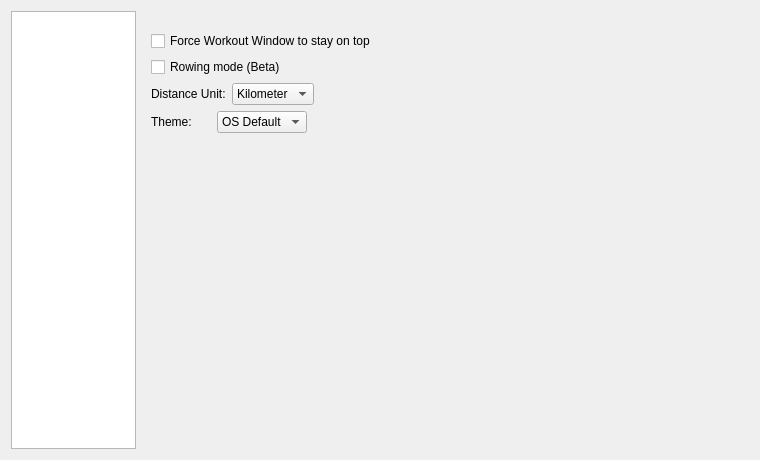
<?xml version="1.0" encoding="UTF-8"?>
<ui version="4.0">
 <class>SettingsPage</class>
 <widget class="QWidget" name="SettingsPage">
  <property name="geometry">
   <rect>
    <x>0</x>
    <y>0</y>
    <width>760</width>
    <height>460</height>
   </rect>
  </property>
  <property name="windowTitle">
   <string>Settings</string>
  </property>
  <layout class="QGridLayout" name="gridLayout">
   <item row="0" column="0" rowspan="2">
    <widget class="QListWidget" name="listWidget_settings">
     <property name="sizePolicy">
      <sizepolicy hsizetype="Minimum" vsizetype="Expanding">
       <horstretch>0</horstretch>
       <verstretch>0</verstretch>
      </sizepolicy>
     </property>
     <property name="minimumSize">
      <size>
       <width>125</width>
       <height>0</height>
      </size>
     </property>
     <property name="maximumSize">
      <size>
       <width>125</width>
       <height>16777215</height>
      </size>
     </property>
     <property name="editTriggers">
      <set>QAbstractItemView::NoEditTriggers</set>
     </property>
     <property name="showDropIndicator" stdset="0">
      <bool>false</bool>
     </property>
     <property name="iconSize">
      <size>
       <width>48</width>
       <height>48</height>
      </size>
     </property>
    </widget>
   </item>
   <item row="0" column="1" rowspan="2">
    <widget class="QStackedWidget" name="stackedWidget">
     <property name="currentIndex">
      <number>0</number>
     </property>
     <widget class="QWidget" name="page_general">
      <layout class="QVBoxLayout" name="verticalLayout_8">
       <property name="leftMargin">
        <number>0</number>
       </property>
       <property name="topMargin">
        <number>0</number>
       </property>
       <property name="rightMargin">
        <number>0</number>
       </property>
       <property name="bottomMargin">
        <number>0</number>
       </property>
       <item>
        <widget class="QWidget" name="tab_3">
<layout class="QVBoxLayout" name="verticalLayout_7">
           <property name="topMargin">
            <number>20</number>
           </property>
           <item>
            <layout class="QHBoxLayout" name="horizontalLayout_9">
             <property name="spacing">
              <number>0</number>
             </property>
             <item>
              <widget class="QCheckBox" name="checkBox_forceOnTop">
               <property name="text">
                <string>Force Workout Window to stay on top</string>
               </property>
              </widget>
             </item>
             <item>
              <spacer name="horizontalSpacer_6">
               <property name="orientation">
                <enum>Qt::Horizontal</enum>
               </property>
               <property name="sizeHint" stdset="0">
                <size>
                 <width>1</width>
                 <height>1</height>
                </size>
               </property>
              </spacer>
             </item>
            </layout>
           </item>
           <item>
            <layout class="QHBoxLayout" name="horizontalLayout_rowing">
             <property name="spacing">
              <number>0</number>
             </property>
             <item>
              <widget class="QCheckBox" name="checkBox_rowingMode">
               <property name="text">
                <string>Rowing mode (Beta)</string>
               </property>
               <property name="toolTip">
                <string>Pair an FTMS rowing machine instead of a trainer; the workout dashboard shows Stroke Rate and Pace /500m, and activities record as rowing. The trainer and rower pairings are saved separately and apply immediately.</string>
               </property>
              </widget>
             </item>
             <item>
              <spacer name="horizontalSpacer_rowing">
               <property name="orientation">
                <enum>Qt::Horizontal</enum>
               </property>
               <property name="sizeHint" stdset="0">
                <size>
                 <width>1</width>
                 <height>1</height>
                </size>
               </property>
              </spacer>
             </item>
            </layout>
           </item>
           <item>
            <layout class="QHBoxLayout" name="horizontalLayout_8">
             <item>
              <widget class="QLabel" name="label_6">
               <property name="minimumSize">
                <size>
                 <width>60</width>
                 <height>0</height>
                </size>
               </property>
               <property name="text">
                <string>Distance Unit:</string>
               </property>
              </widget>
             </item>
             <item>
              <widget class="QComboBox" name="comboBox_distance">
               <item>
                <property name="text">
                 <string>Kilometer</string>
                </property>
               </item>
               <item>
                <property name="text">
                 <string>Mile</string>
                </property>
               </item>
              </widget>
             </item>
             <item>
              <spacer name="horizontalSpacer_5">
               <property name="orientation">
                <enum>Qt::Horizontal</enum>
               </property>
               <property name="sizeHint" stdset="0">
                <size>
                 <width>1</width>
                 <height>1</height>
                </size>
               </property>
              </spacer>
             </item>
            </layout>
           </item>
           <item>
            <layout class="QHBoxLayout" name="horizontalLayout_theme">
             <item>
              <widget class="QLabel" name="label_theme">
               <property name="minimumSize">
                <size>
                 <width>60</width>
                 <height>0</height>
                </size>
               </property>
               <property name="text">
                <string>Theme:</string>
               </property>
              </widget>
             </item>
             <item>
              <widget class="QComboBox" name="comboBox_theme">
               <item>
                <property name="text">
                 <string>OS Default</string>
                </property>
               </item>
               <item>
                <property name="text">
                 <string>Light</string>
                </property>
               </item>
               <item>
                <property name="text">
                 <string>Dark</string>
                </property>
               </item>
              </widget>
             </item>
             <item>
              <spacer name="horizontalSpacer_theme">
               <property name="orientation">
                <enum>Qt::Horizontal</enum>
               </property>
               <property name="sizeHint" stdset="0">
                <size>
                 <width>1</width>
                 <height>1</height>
                </size>
               </property>
              </spacer>
             </item>
            </layout>
           </item>
           <item>
            <spacer name="verticalSpacer_4">
             <property name="orientation">
              <enum>Qt::Vertical</enum>
             </property>
             <property name="sizeHint" stdset="0">
              <size>
               <width>20</width>
               <height>40</height>
              </size>
             </property>
            </spacer>
           </item>
          </layout>
</widget>
       </item>
      </layout>
     </widget>
     <widget class="QWidget" name="page_upload">
      <layout class="QVBoxLayout" name="verticalLayout_5">
       <property name="spacing">
        <number>12</number>
       </property>
       <property name="topMargin">
        <number>20</number>
       </property>
       <item>
        <widget class="QGroupBox" name="groupBox">
         <property name="font">
          <font>
           <weight>75</weight>
           <bold>true</bold>
          </font>
         </property>
         <property name="title">
          <string>Strava</string>
         </property>
         <layout class="QVBoxLayout" name="verticalLayout_strava">
          <property name="topMargin">
           <number>5</number>
          </property>
          <property name="bottomMargin">
           <number>9</number>
          </property>
          <item>
           <layout class="QHBoxLayout" name="horizontalLayout_5">
            <item>
             <widget class="FaderLabel" name="label_connectStrava">
              <property name="minimumSize">
               <size>
                <width>172</width>
                <height>32</height>
               </size>
              </property>
              <property name="text">
               <string/>
              </property>
             </widget>
            </item>
            <item>
             <widget class="QLabel" name="label_stravaConnected">
              <property name="font">
               <font>
                <weight>50</weight>
                <bold>false</bold>
               </font>
              </property>
              <property name="text">
               <string>Connected to Strava.</string>
              </property>
             </widget>
            </item>
            <item>
             <widget class="FaderLabel" name="label_stravaUnlink">
              <property name="text">
               <string>Unlink</string>
              </property>
              <property name="textFormat">
               <enum>Qt::RichText</enum>
              </property>
             </widget>
            </item>
            <item>
             <spacer name="horizontalSpacer_2">
              <property name="orientation">
               <enum>Qt::Horizontal</enum>
              </property>
              <property name="sizeHint" stdset="0">
               <size>
                <width>40</width>
                <height>20</height>
               </size>
              </property>
             </spacer>
            </item>
           </layout>
          </item>
          <item>
           <widget class="QCheckBox" name="checkBox_stravaAutoUpload">
            <property name="font">
             <font>
              <weight>50</weight>
              <bold>false</bold>
             </font>
            </property>
            <property name="text">
             <string>Auto-upload completed activities to Strava</string>
            </property>
           </widget>
          </item>
         </layout>
        </widget>
       </item>
       <item>
        <spacer name="verticalSpacer_3">
         <property name="orientation">
          <enum>Qt::Vertical</enum>
         </property>
         <property name="sizeHint" stdset="0">
          <size>
           <width>20</width>
           <height>40</height>
          </size>
         </property>
        </spacer>
       </item>
      </layout>
     </widget>
     <widget class="QWidget" name="page_cloud_sync">
      <layout class="QVBoxLayout" name="verticalLayout_cloud">
       <property name="topMargin">
        <number>20</number>
       </property>
       <item>
        <widget class="QGroupBox" name="groupBox_intervals">
         <property name="font">
          <font>
           <weight>75</weight>
           <bold>true</bold>
          </font>
         </property>
         <property name="title">
          <string>Intervals.icu</string>
         </property>
         <layout class="QFormLayout" name="formLayout_intervals">
          <property name="topMargin">
           <number>10</number>
          </property>
          <property name="bottomMargin">
           <number>10</number>
          </property>
          <item row="1" column="0" colspan="2">
           <widget class="QLabel" name="label_intervalsSignIn">
            <property name="font">
             <font>
              <weight>50</weight>
              <bold>false</bold>
             </font>
            </property>
            <property name="wordWrap">
             <bool>true</bool>
            </property>
            <property name="styleSheet">
             <string notr="true">color: #888; font-style: italic;</string>
            </property>
           </widget>
          </item>
          <item row="0" column="0" colspan="2">
           <widget class="QCheckBox" name="checkBox_intervalsAutoUpload">
            <property name="text">
             <string>Auto-upload completed activities to Intervals.icu</string>
            </property>
           </widget>
          </item>
         </layout>
        </widget>
       </item>
       <item>
        <spacer name="verticalSpacer_cloud">
         <property name="orientation">
          <enum>Qt::Vertical</enum>
         </property>
         <property name="sizeHint" stdset="0">
          <size>
           <width>20</width>
           <height>40</height>
          </size>
         </property>
        </spacer>
       </item>
      </layout>
     </widget>
     <widget class="QWidget" name="page_profile">
      <layout class="QVBoxLayout" name="verticalLayout_profile">
       <item>
        <widget class="QGroupBox" name="groupBox_athleteProfile">
         <property name="title">
          <string>Athlete Profile</string>
         </property>
         <layout class="QFormLayout" name="formLayout_athleteProfile">
          <item row="0" column="0">
           <widget class="QLabel" name="label_ftp">
            <property name="text">
             <string>FTP:</string>
            </property>
           </widget>
          </item>
          <item row="0" column="1">
           <widget class="QSpinBox" name="spinBox_ftp">
            <property name="suffix">
             <string> W</string>
            </property>
            <property name="minimum">
             <number>1</number>
            </property>
            <property name="maximum">
             <number>2000</number>
            </property>
           </widget>
          </item>
          <item row="1" column="0">
           <widget class="QLabel" name="label_lthr">
            <property name="text">
             <string>LTHR:</string>
            </property>
           </widget>
          </item>
          <item row="1" column="1">
           <widget class="QSpinBox" name="spinBox_lthr">
            <property name="suffix">
             <string> bpm</string>
            </property>
            <property name="minimum">
             <number>1</number>
            </property>
            <property name="maximum">
             <number>250</number>
            </property>
           </widget>
          </item>
          <item row="2" column="0">
           <widget class="QLabel" name="label_weight">
            <property name="text">
             <string>Weight:</string>
            </property>
           </widget>
          </item>
          <item row="2" column="1">
           <widget class="QDoubleSpinBox" name="doubleSpinBox_weight">
            <property name="suffix">
             <string> kg</string>
            </property>
            <property name="decimals">
             <number>1</number>
            </property>
            <property name="minimum">
             <double>20.000000000000000</double>
            </property>
            <property name="maximum">
             <double>300.000000000000000</double>
            </property>
           </widget>
          </item>
          <item row="3" column="0" colspan="2">
           <widget class="QLabel" name="label_profileSyncSource">
            <property name="visible">
             <bool>false</bool>
            </property>
            <property name="text">
             <string>FTP and LTHR synced from intervals.icu</string>
            </property>
            <property name="openExternalLinks">
             <bool>true</bool>
            </property>
            <property name="textFormat">
             <enum>Qt::RichText</enum>
            </property>
            <property name="wordWrap">
             <bool>true</bool>
            </property>
            <property name="styleSheet">
             <string notr="true">color: #888; font-size: 11px;</string>
            </property>
           </widget>
          </item>
         </layout>
        </widget>
       </item>
       <item>
        <spacer name="verticalSpacer_profile">
         <property name="orientation">
          <enum>Qt::Vertical</enum>
         </property>
         <property name="sizeHint" stdset="0">
          <size>
           <width>20</width>
           <height>40</height>
          </size>
         </property>
        </spacer>
       </item>
      </layout>
     </widget>
    </widget>
   </item>
  </layout>
 </widget>
 <customwidgets>
  <customwidget>
   <class>FaderLabel</class>
   <extends>QLabel</extends>
   <header>faderlabel.h</header>
  </customwidget>
 </customwidgets>
 <resources/>
 <connections/>
</ui>
